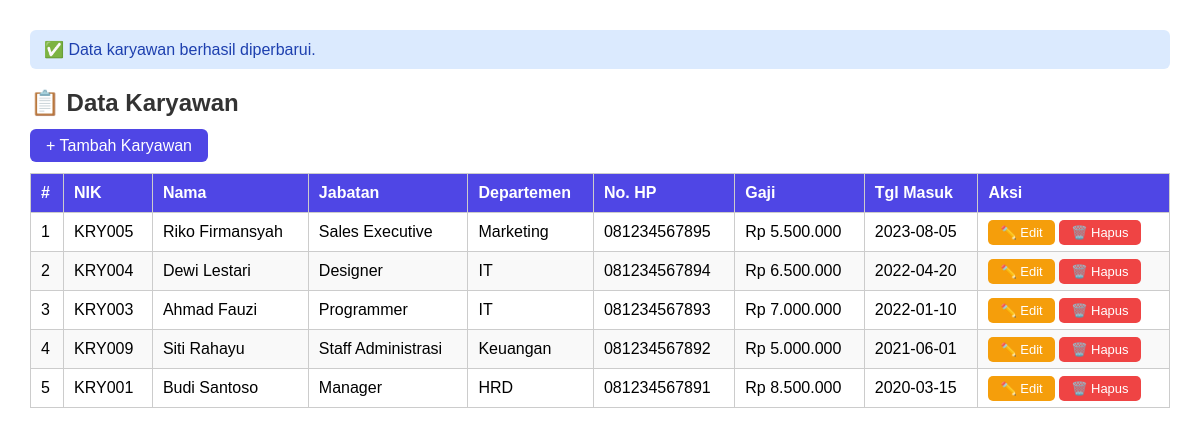
The app's page /karyawan/index.php?status=edit_sukses with its own data.
### tables this page shows
CREATE TABLE `karyawan` (
  `id` int NOT NULL,
  `nik` varchar(20) NOT NULL,
  `nama` varchar(100) NOT NULL,
  `jabatan` varchar(100) NOT NULL,
  `departemen` varchar(100) NOT NULL,
  `no_hp` varchar(15) NOT NULL,
  `gaji` decimal(12,2) NOT NULL DEFAULT '0.00',
  `tgl_masuk` date NOT NULL
);

### karyawan/index.php (the view, shortened to what this page needs)
<?php
require_once 'koneksi.php';
$sql    = "SELECT * FROM karyawan ORDER BY id DESC";
$result = mysqli_query($conn, $sql);
?>
<!DOCTYPE html>
<html lang="id">
<head>
</head>
<body>
<?php
if (isset($_GET['status'])) {
    $pesan = [
        'sukses'          => ['bg' => '#dcfce7', 'warna' => '#166534', 'teks' => '✅ Data berhasil dihapus.'],
        'tambah_sukses'   => ['bg' => '#dcfce7', 'warna' => '#166534', 'teks' => '✅ Data karyawan berhasil ditambahkan.'],
        'edit_sukses'     => ['bg' => '#dbeafe', 'warna' => '#1e40af', 'teks' => '✅ Data karyawan berhasil diperbarui.'],
        'tidak_ditemukan' => ['bg' => '#fef3c7', 'warna' => '#92400e', 'teks' => '⚠️ Data tidak ditemukan.'],
        'gagal'           => ['bg' => '#fee2e2', 'warna' => '#991b1b', 'teks' => '❌ Gagal menghapus data.'],
    ];
    $s = $_GET['status'];
    if (isset($pesan[$s])) {
        echo '<div style="background:' . $pesan[$s]['bg'] . ';color:' . $pesan[$s]['warna'] . ';
                          padding:10px 14px;border-radius:6px;margin-bottom:16px;">
              ' . $pesan[$s]['teks'] . '</div>';
    }
}
?>
<h2>📋 Data Karyawan</h2>
<a href="tambah.php" class="btn-tambah">+ Tambah Karyawan</a>
<br><br>
<table>
    <thead>
        <tr>
            <th>#</th>
            <th>NIK</th>
            <th>Nama</th>
            <th>Jabatan</th>
            <th>Departemen</th>
            <th>No. HP</th>
            <th>Gaji</th>
            <th>Tgl Masuk</th>
            <th>Aksi</th>
        </tr>
    </thead>
    <tbody>
    <?php
    $no = 1;
    while ($row = mysqli_fetch_assoc($result)):
    ?>
        <tr>
            <td><?= $no++ ?></td>
            <td><?= htmlspecialchars($row['nik']) ?></td>
            <td><?= htmlspecialchars($row['nama']) ?></td>
            <td><?= htmlspecialchars($row['jabatan']) ?></td>
            <td><?= htmlspecialchars($row['departemen']) ?></td>
            <td><?= htmlspecialchars($row['no_hp']) ?></td>
            <td>Rp <?= number_format($row['gaji'], 0, ',', '.') ?></td>
            <td><?= $row['tgl_masuk'] ?></td>
            <td>
                <a href="edit.php?id=<?= $row['id'] ?>" class="btn btn-edit">✏️ Edit</a>
                <a href="hapus.php?id=<?= $row['id'] ?>"
                   class="btn btn-hapus"
                   onclick="return confirm('Yakin hapus <?= addslashes($row['nama']) ?>?')">
                   🗑️ Hapus
                </a>
            </td>
        </tr>
    <?php endwhile; ?>
    </tbody>
</table>
</body>
</html>

### karyawan/index.php (style rules this page uses)
body { font-family: Arial, sans-serif; margin: 30px; }
h2 { color: #333; }
table { border-collapse: collapse; width: 100%; }
th, td { border: 1px solid #ccc; padding: 10px; text-align: left; }
th { background: #4f46e5; color: white; }
tr:nth-child(even) { background: #f9f9f9; }
.btn { padding: 5px 12px; border-radius: 5px; text-decoration: none; font-size: 13px; }
.btn-edit { background: #f59e0b; color: white; }
.btn-hapus { background: #ef4444; color: white; }
.btn-tambah { background: #4f46e5; color: white; padding: 8px 16px; border-radius: 6px; text-decoration: none; }

### records on screen
karyawan: nik "KRY005", nama "Riko Firmansyah", jabatan "Sales Executive", departemen "Marketing", no_hp "081234567895", gaji "5.500.000", tgl_masuk "2023-08-05"
karyawan: nik "KRY004", nama "Dewi Lestari", jabatan "Designer", departemen "IT", no_hp "081234567894", gaji "6.500.000", tgl_masuk "2022-04-20"
karyawan: nik "KRY003", nama "Ahmad Fauzi", jabatan "Programmer", departemen "IT", no_hp "081234567893", gaji "7.000.000", tgl_masuk "2022-01-10"
karyawan: nik "KRY009", nama "Siti Rahayu", jabatan "Staff Administrasi", departemen "Keuangan", no_hp "081234567892", gaji "5.000.000", tgl_masuk "2021-06-01"
karyawan: nik "KRY001", nama "Budi Santoso", jabatan "Manager", departemen "HRD", no_hp "081234567891", gaji "8.500.000", tgl_masuk "2020-03-15"

### other values on screen
$pesan[$s]['teks'] "✅ Data karyawan berhasil diperbarui."
